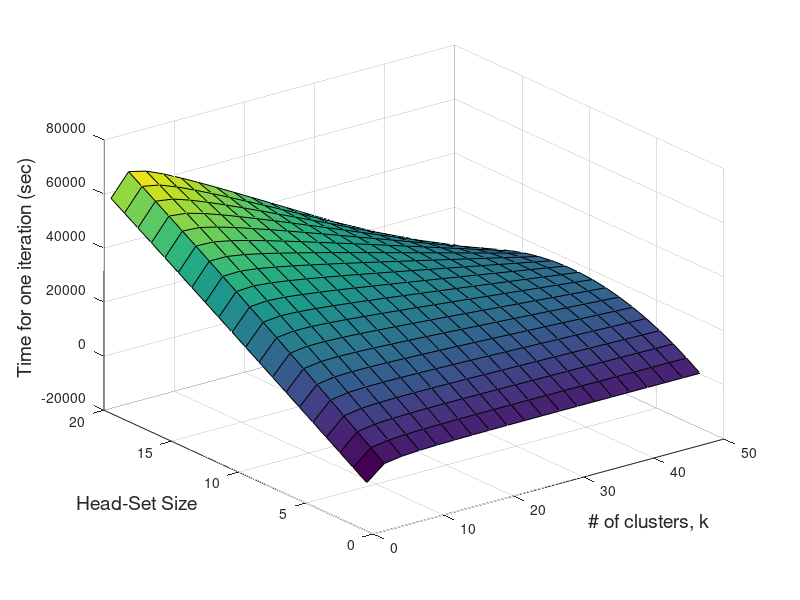

MATLAB code for this plot:
el=0.0013*10^-12; es=10*10^-12; Ee=50*10^-9; Ebf=5*10^-9;
n=1000; M=100; d=100; l=4000; r=250*10^3;
Estart=0.1;
[m,k]=meshgrid([1:1:20],[1:2.5:50]);
Ech_elect=l.*(Ee.*(n./k)+Ebf.*((n./k)-1)+es*d^2);
Enon_ch_elect=l.*(Ee.*(1+k)+(k.*Ebf)+es.*((M*M)./(2*3.14159*k)));
Ech_frame=l.*(((n./k)-m)*Ebf+(el*d^4)+((n./k)-m+1)*Ee);
Enon_ch_frame=l*(Ee+es.*((M^2)./(2*3.14159*k)));
f1=1./(((n./k)-m+1).*k);
f2=((n./k)-m)./(((n./k)-m+1).*k);
p1=((m.*Estart)-Ech_elect-Enon_ch_elect);
p2=(f1.*Ech_frame)+(f2.*Enon_ch_frame);
Nf=p1./p2;
ti=Nf.*(n./k-(m-1))*(l/r);
surf(k,m,ti);
xlabel('# of clusters, k', 'FontSize',14)
ylabel('Head-Set Size', 'FontSize',14)
zlabel('Time for one iteration (sec)','FontSize',14)